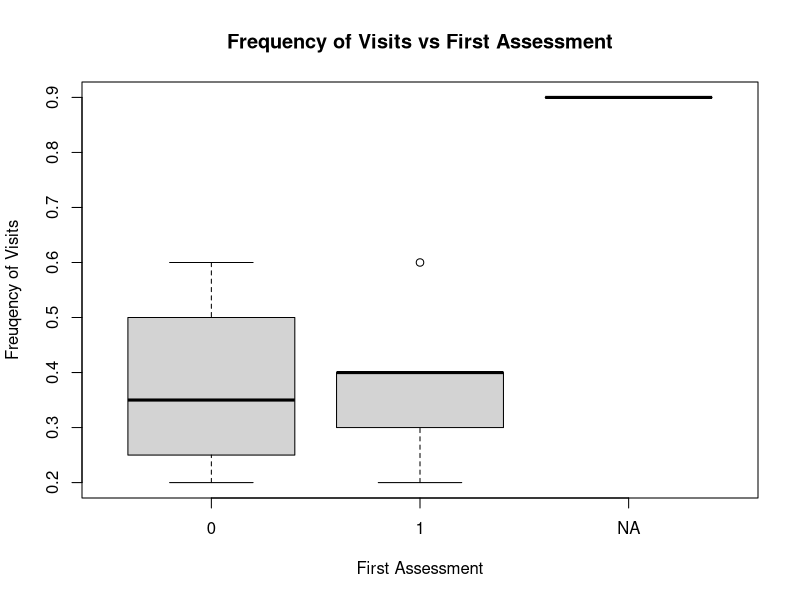
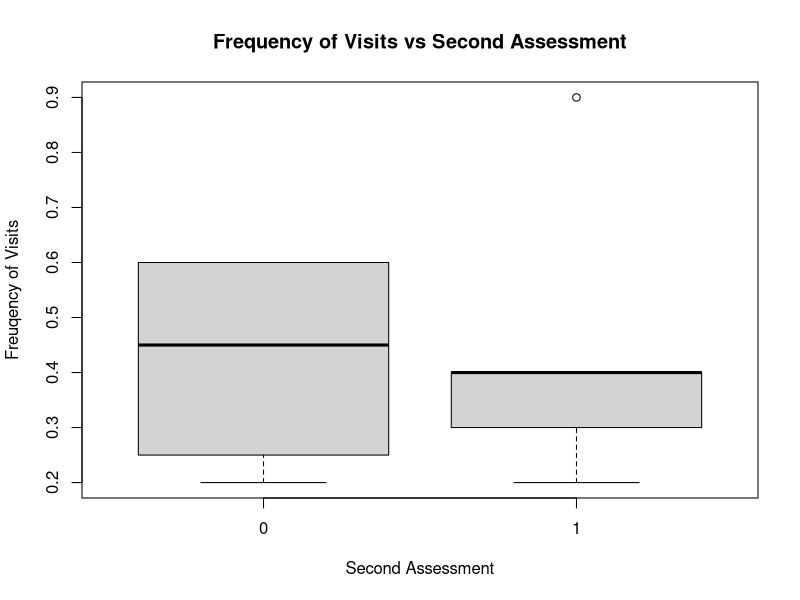
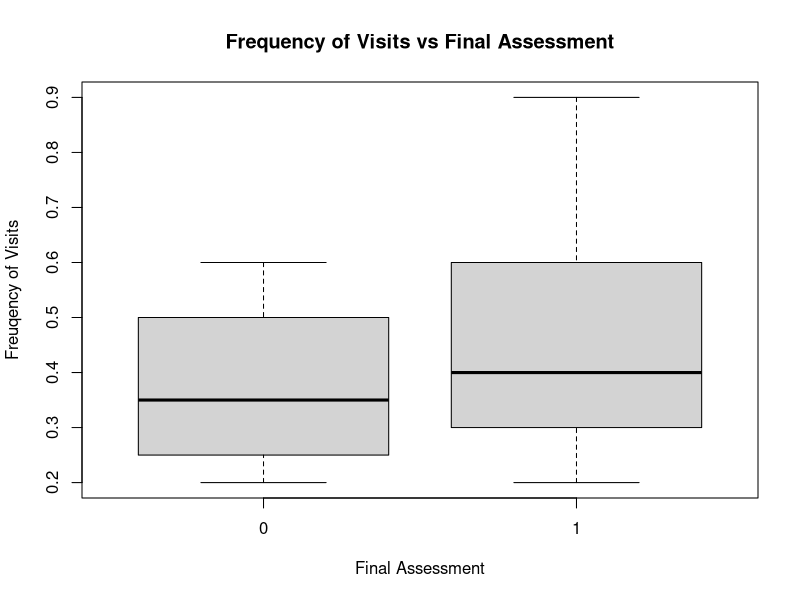
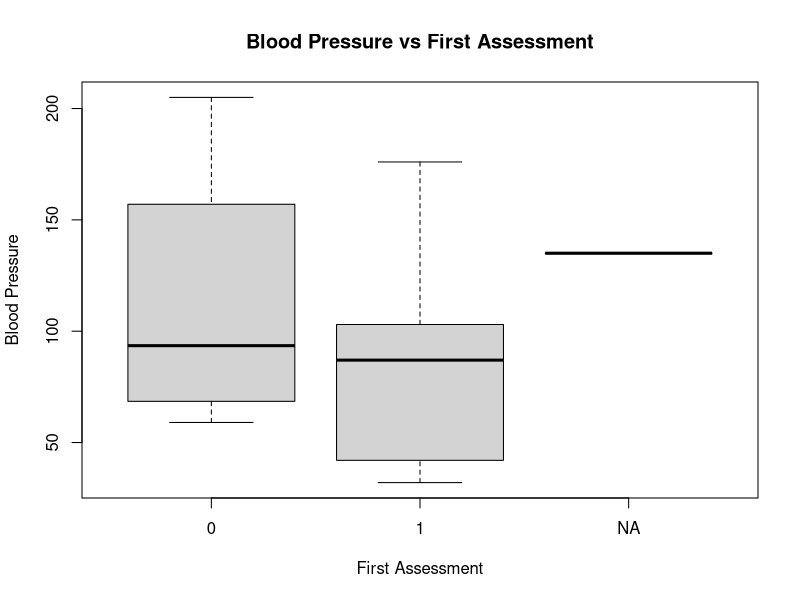
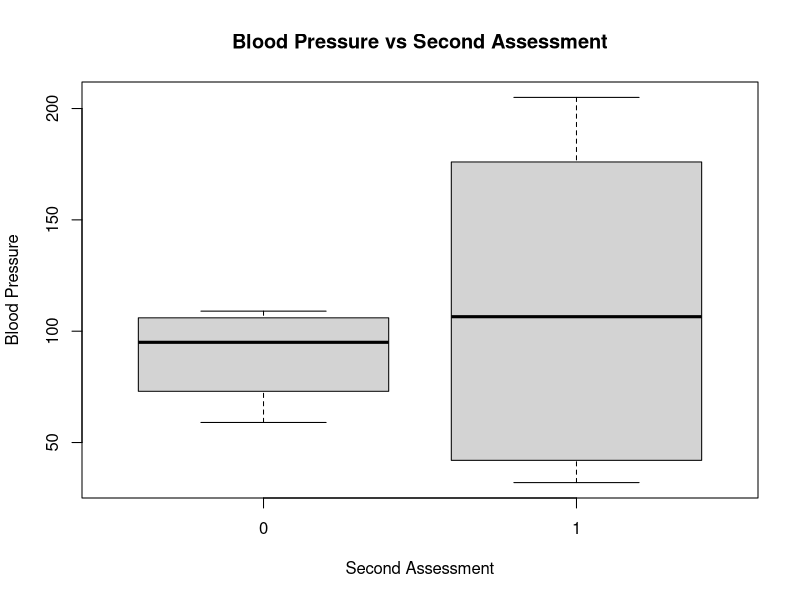
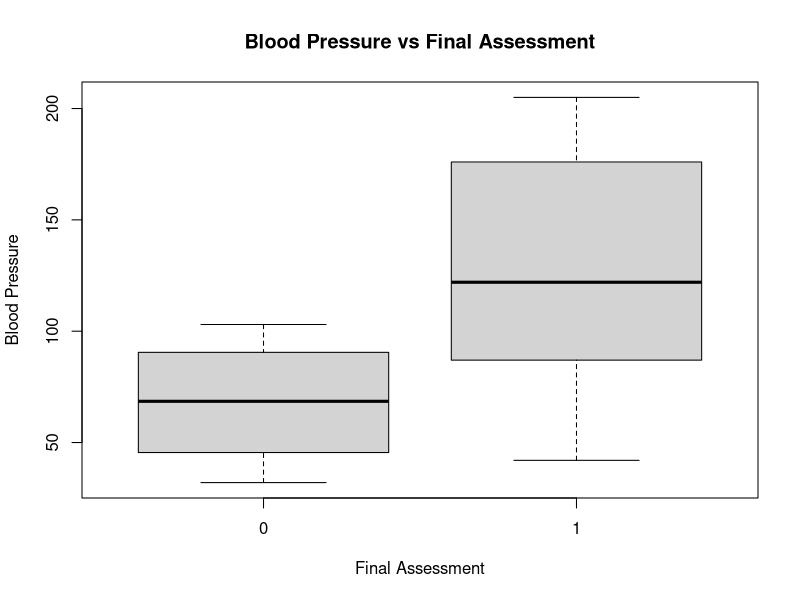
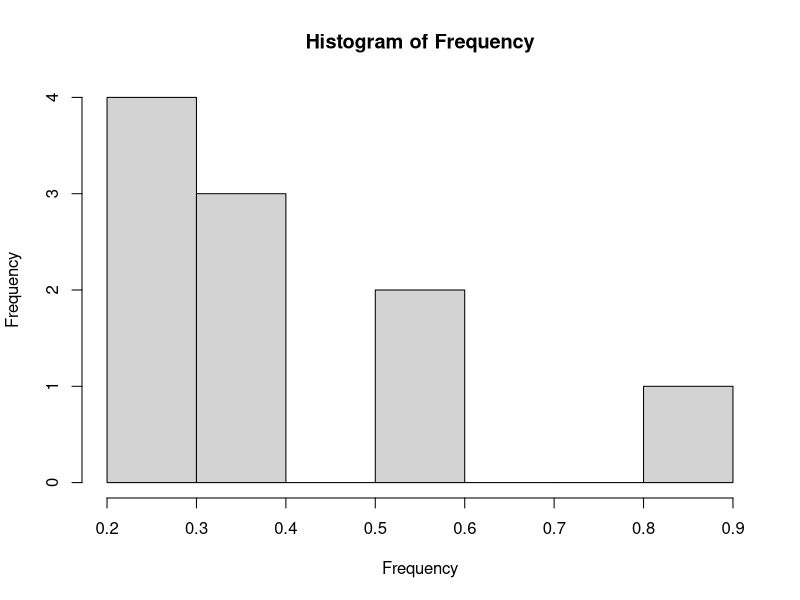
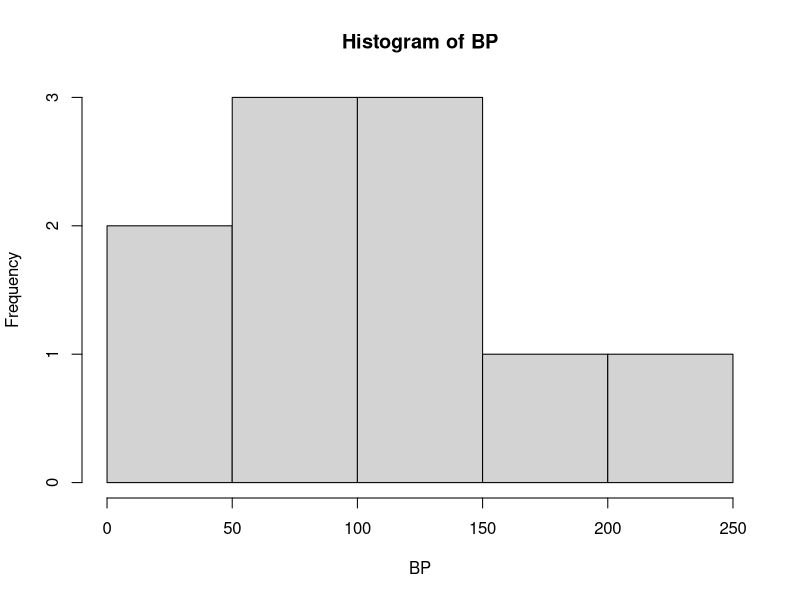

These figures' R source, in order:
#Frequency of hospital visits within a 12 month period
Frequency <- c(0.6, 0.3, 0.4, 0.4, 0.2, 0.6, 0.3, 0.4, 0.9, 0.2)

#Blood pressure reading at time of visit
BP <- c(103, 87,32, 42, 59, 109, 78, 205, 135, 176)

#First assessment by general doctor: 0 = good; 1 = bad 
First <- c(1, 1, 1, 1, 0, 0, 0, 0, "NA", 1)

#Second assessment by external doctor: 0 = good; 1 = bad
Second <- c(0, 0, 1, 1,0,0, 1, 1, 1, 1)

# emergency unit's decision regarding immediate care for the patient 
#based on the values 0 or 1
FinalDecision <- c(0, 1, 0, 1, 0, 1, 0, 1, 1, 1)


health.df <- data.frame(Frequency, BP, First, Second, FinalDecision)
health.df$First <- as.factor(health.df$First)

#Box plots
boxplot(Frequency ~ First, health.df,
        main = "Frequency of Visits vs First Assessment",
        xlab = "First Assessment",
        ylab = "Freuqency of Visits")

boxplot(Frequency ~ Second, health.df,
        main = "Frequency of Visits vs Second Assessment",
        xlab = "Second Assessment",
        ylab = "Freuqency of Visits")

boxplot(Frequency ~ FinalDecision, health.df,
        main = "Frequency of Visits vs Final Assessment",
        xlab = "Final Assessment",
        ylab = "Freuqency of Visits")

boxplot(BP ~ First, health.df,
        main = "Blood Pressure vs First Assessment",
        xlab = "First Assessment",
        ylab = "Blood Pressure")

boxplot(BP ~ Second, health.df,
        main = "Blood Pressure vs Second Assessment",
        xlab = "Second Assessment",
        ylab = "Blood Pressure")

boxplot(BP ~ FinalDecision, health.df,
        main = "Blood Pressure vs Final Assessment",
        xlab = "Final Assessment",
        ylab = "Blood Pressure")

#Histograms
hist(Frequency)
hist(BP)
hist(FinalDecision)